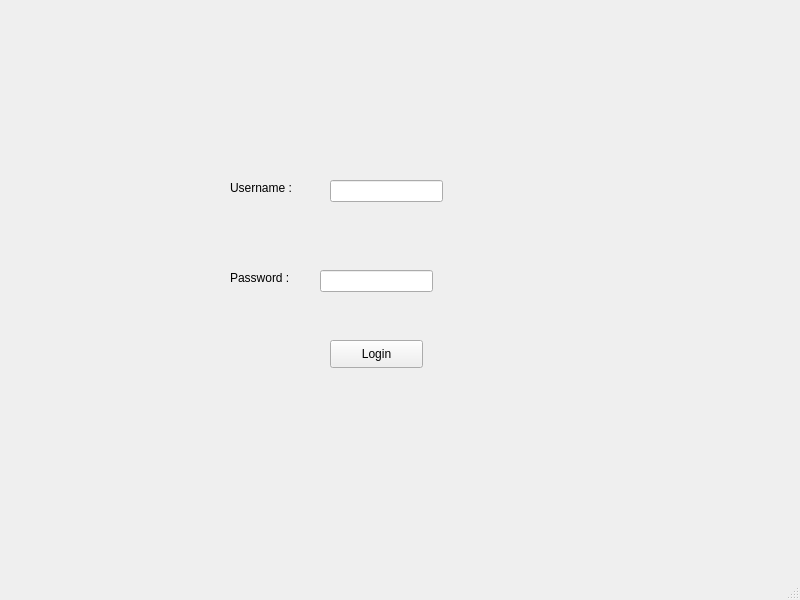
<?xml version="1.0" encoding="UTF-8"?>
<ui version="4.0">
 <class>loginskander</class>
 <widget class="QMainWindow" name="loginskander">
  <property name="geometry">
   <rect>
    <x>0</x>
    <y>0</y>
    <width>800</width>
    <height>600</height>
   </rect>
  </property>
  <property name="windowTitle">
   <string>MainWindow</string>
  </property>
  <widget class="QWidget" name="centralwidget">
   <widget class="QLineEdit" name="password">
    <property name="geometry">
     <rect>
      <x>320</x>
      <y>270</y>
      <width>113</width>
      <height>22</height>
     </rect>
    </property>
   </widget>
   <widget class="QPushButton" name="pb_login">
    <property name="geometry">
     <rect>
      <x>330</x>
      <y>340</y>
      <width>93</width>
      <height>28</height>
     </rect>
    </property>
    <property name="text">
     <string>Login</string>
    </property>
   </widget>
   <widget class="QLabel" name="label">
    <property name="geometry">
     <rect>
      <x>230</x>
      <y>180</y>
      <width>81</width>
      <height>16</height>
     </rect>
    </property>
    <property name="text">
     <string>Username : </string>
    </property>
   </widget>
   <widget class="QLineEdit" name="username">
    <property name="geometry">
     <rect>
      <x>330</x>
      <y>180</y>
      <width>113</width>
      <height>22</height>
     </rect>
    </property>
   </widget>
   <widget class="QLabel" name="label_2">
    <property name="geometry">
     <rect>
      <x>230</x>
      <y>270</y>
      <width>81</width>
      <height>16</height>
     </rect>
    </property>
    <property name="text">
     <string>Password :</string>
    </property>
   </widget>
  </widget>
  <widget class="QMenuBar" name="menubar">
   <property name="geometry">
    <rect>
     <x>0</x>
     <y>0</y>
     <width>800</width>
     <height>26</height>
    </rect>
   </property>
  </widget>
  <widget class="QStatusBar" name="statusbar"/>
 </widget>
 <resources/>
 <connections/>
</ui>
